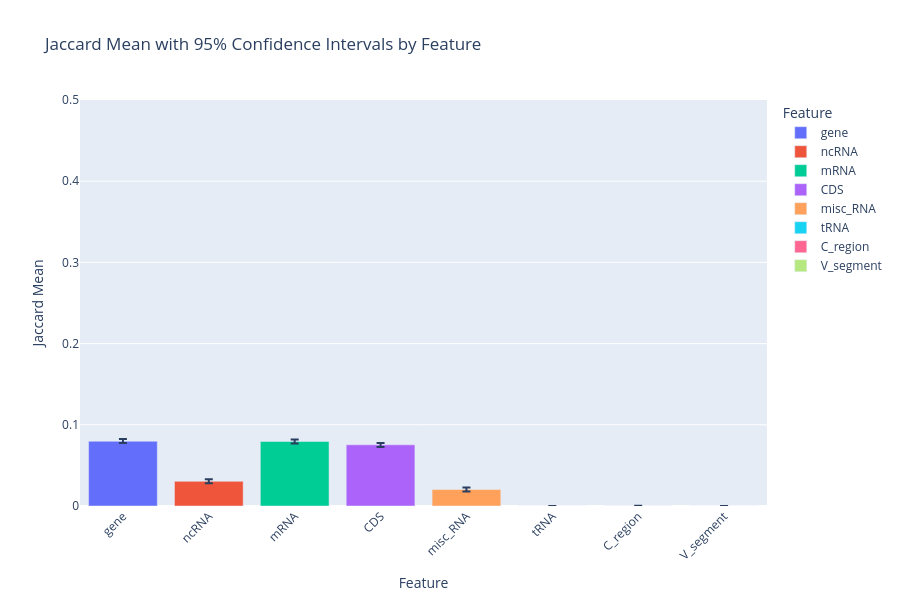

The cell this chart's notebook holds for it:
### Code cell
# Calculate error bar lengths relative to the mean
jaccard_results['error_lower'] = jaccard_results['jaccard_mean'] - jaccard_results['ci_lower_95%']
jaccard_results['error_upper'] = jaccard_results['ci_upper_95%'] - jaccard_results['jaccard_mean']

fig = px.bar(
    jaccard_results,
    x="feature",
    y="jaccard_mean",
    error_y=jaccard_results["error_upper"],
    error_y_minus=jaccard_results["error_lower"],
    title="Jaccard Mean with 95% Confidence Intervals by Feature",
    labels={"feature": "Feature", "jaccard_mean": "Jaccard Mean"},
    color="feature",
    color_discrete_sequence=px.colors.qualitative.Plotly,
    width=900,        # width in pixels
    height=600        # height in pixels
)

fig.update_layout(
    yaxis=dict(range=[0, 0.5]),
    xaxis_tickangle=-45,
)

fig.show()

### Figure 1 — Plotly figure (JSON) as saved in the notebook; plotly's stock layout.template omitted (floating-point values rounded to 4 significant figures)
{"data": [{"error_y": {"array": [0.002757], "arrayminus": [0.002068]}, "hovertemplate": "Feature=%{x}<br>Jaccard Mean=%{y}<extra></extra>", "legendgroup": "gene", "marker": {"color": "#636EFA", "pattern": {"shape": ""}}, "name": "gene", "orientation": "v", "showlegend": true, "textposition": "auto", "type": "bar", "x": ["gene"], "xaxis": "x", "y": [0.07971], "yaxis": "y"}, {"error_y": {"array": [0.0026], "arrayminus": [0.002275]}, "hovertemplate": "Feature=%{x}<br>Jaccard Mean=%{y}<extra></extra>", "legendgroup": "ncRNA", "marker": {"color": "#EF553B", "pattern": {"shape": ""}}, "name": "ncRNA", "orientation": "v", "showlegend": true, "textposition": "auto", "type": "bar", "x": ["ncRNA"], "xaxis": "x", "y": [0.03033], "yaxis": "y"}, {"error_y": {"array": [0.002451], "arrayminus": [0.002367]}, "hovertemplate": "Feature=%{x}<br>Jaccard Mean=%{y}<extra></extra>", "legendgroup": "mRNA", "marker": {"color": "#00CC96", "pattern": {"shape": ""}}, "name": "mRNA", "orientation": "v", "showlegend": true, "textposition": "auto", "type": "bar", "x": ["mRNA"], "xaxis": "x", "y": [0.07945], "yaxis": "y"}, {"error_y": {"array": [0.002321], "arrayminus": [0.002836]}, "hovertemplate": "Feature=%{x}<br>Jaccard Mean=%{y}<extra></extra>", "legendgroup": "CDS", "marker": {"color": "#AB63FA", "pattern": {"shape": ""}}, "name": "CDS", "orientation": "v", "showlegend": true, "textposition": "auto", "type": "bar", "x": ["CDS"], "xaxis": "x", "y": [0.07536], "yaxis": "y"}, {"error_y": {"array": [0.002404], "arrayminus": [0.00229]}, "hovertemplate": "Feature=%{x}<br>Jaccard Mean=%{y}<extra></extra>", "legendgroup": "misc_RNA", "marker": {"color": "#FFA15A", "pattern": {"shape": ""}}, "name": "misc_RNA", "orientation": "v", "showlegend": true, "textposition": "auto", "type": "bar", "x": ["misc_RNA"], "xaxis": "x", "y": [0.02028], "yaxis": "y"}, {"error_y": {"array": [1.165e-05], "arrayminus": [1.085e-05]}, "hovertemplate": "Feature=%{x}<br>Jaccard Mean=%{y}<extra></extra>", "legendgroup": "tRNA", "marker": {"color": "#19D3F3", "pattern": {"shape": ""}}, "name": "tRNA", "orientation": "v", "showlegend": true, "textposition": "auto", "type": "bar", "x": ["tRNA"], "xaxis": "x", "y": [1.739e-05], "yaxis": "y"}, {"error_y": {"array": [0.0001784], "arrayminus": [8.324e-05]}, "hovertemplate": "Feature=%{x}<br>Jaccard Mean=%{y}<extra></extra>", "legendgroup": "C_region", "marker": {"color": "#FF6692", "pattern": {"shape": ""}}, "name": "C_region", "orientation": "v", "showlegend": true, "textposition": "auto", "type": "bar", "x": ["C_region"], "xaxis": "x", "y": [8.324e-05], "yaxis": "y"}, {"error_y": {"array": [1.113e-05], "arrayminus": [3.115e-06]}, "hovertemplate": "Feature=%{x}<br>Jaccard Mean=%{y}<extra></extra>", "legendgroup": "V_segment", "marker": {"color": "#B6E880", "pattern": {"shape": ""}}, "name": "V_segment", "orientation": "v", "showlegend": true, "textposition": "auto", "type": "bar", "x": ["V_segment"], "xaxis": "x", "y": [3.115e-06], "yaxis": "y"}], "layout": {"barmode": "relative", "height": 600, "legend": {"title": {"text": "Feature"}, "tracegroupgap": 0}, "title": {"text": "Jaccard Mean with 95% Confidence Intervals by Feature"}, "width": 900, "xaxis": {"anchor": "y", "categoryarray": ["gene", "ncRNA", "mRNA", "CDS", "misc_RNA", "tRNA", "C_region", "V_segment"], "categoryorder": "array", "domain": [0, 1], "tickangle": -45, "title": {"text": "Feature"}}, "yaxis": {"anchor": "x", "domain": [0, 1], "range": [0, 0.5], "title": {"text": "Jaccard Mean"}}}}
